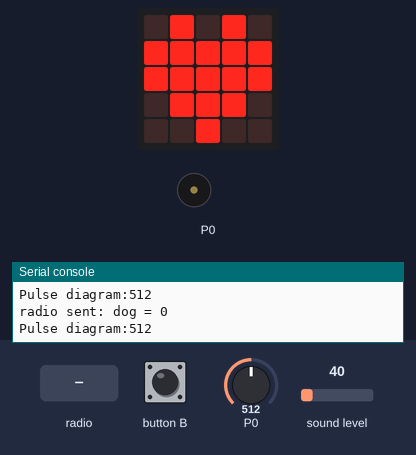
Bench run of a program on a simulated BBC micro:bit (MakeCode). Parts: the board's 5×5 LED display, buzzer (waves = sounding), the last lines printed to the serial console. The test bench sets the inputs (shaded band); at power-on: sound level 40, P0 = 512 (analog values on the 0–1023 scale). No radio messages arrive unless stated (any console line starting 'radio sent:' is added by the test bench).

Above: at 1.2 s.
1.3 s: radio message "violate=0" arrives
At 2.3 s:
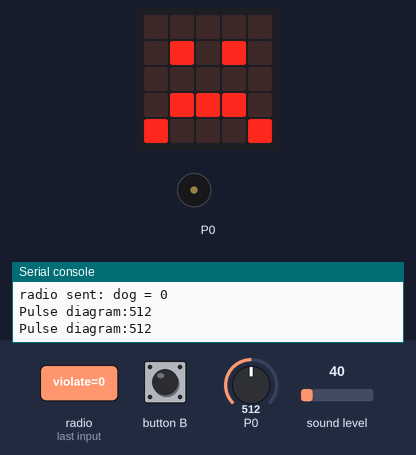
At 2.8 s:
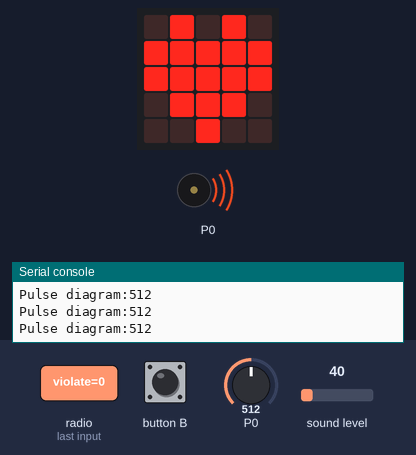
4.3 s: radio message "cali=0" arrives
At 4.7 s:
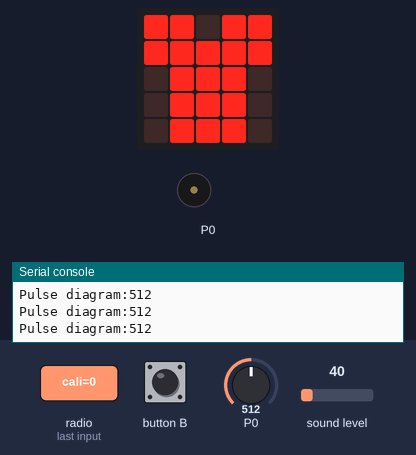
6.4 s: radio message "gotoilet=0" arrives
9.4 s: radio message "cali=3" arrives
At 12.1 s:
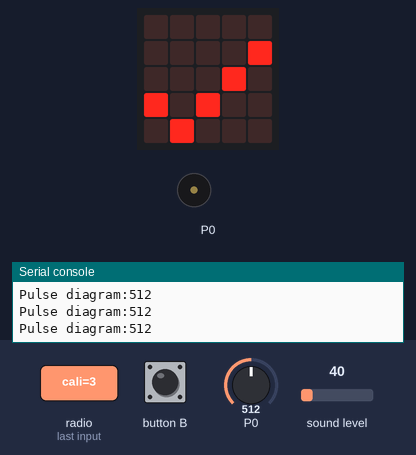
12.4 s: sound level set to 124
13.9 s: sound level set to 133
Timing chart, 0 to 16.4 s (numbered marks = the images above; inputs shaded):
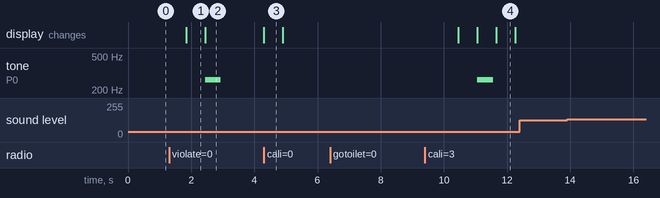

The program:

IoT_dog_final.py
```python
def on_button_pressed_b():
    global toilet_func, toilet_TimeCounter
    toilet_func = 1
    toilet_TimeCounter = 0
input.on_button_pressed(Button.B, on_button_pressed_b)

def on_gesture_shake():
    global steps
    steps += 1
input.on_gesture(Gesture.SHAKE, on_gesture_shake)

def on_received_value(name, value):
    if name == "violate" and value == DogNumber:
        basic.show_icon(IconNames.SAD)
        music.play_tone(262, music.beat(BeatFraction.WHOLE))
    if name == "gotoilet" and value == DogNumber:
        basic.show_icon(IconNames.ROLLERSKATE)
        music.play_tone(265, music.beat(BeatFraction.WHOLE))
    if name == "cali" and value == 0:
        basic.show_icon(IconNames.TSHIRT)
        basic.pause(500)
        for index in range(10):
            radio.send_value("cali", 1)
            basic.pause(500)
        radio.send_value("cali", 2)
    if name == "cali" and value == 3:
        basic.show_icon(IconNames.YES)
radio.on_received_value(on_received_value)

toilet_TimeCounter = 0
toilet_func = 0
startbpm = 0
pulse_out = 0
maxloud = 0
time1 = 0
delta_t = 0
bpm = 0
time2 = 0
counter = 0
PulseDet = 0
timeCounteronemin = 0
timeCounter = 0
DogNumber = 0
steps = 0
music.set_volume(177)
radio.set_group(107)
serial.redirect_to_usb()

def on_forever():
    global timeCounter, timeCounteronemin, toilet_TimeCounter, laststeps, maxloud
    basic.pause(1000)
    radio.send_value("dog", DogNumber)
    timeCounter += 1
    timeCounteronemin = 60
    if timeCounter >= 60:
        radio.send_string("steps:" + ("" + str(DogNumber)) + ":" + ("" + str(steps)))
        radio.send_string("loudness:" + ("" + str(DogNumber)) + ":" + ("" + str(maxloud)))
        timeCounter = 0
        maxloud = 0
    if toilet_func == 1:
        toilet_TimeCounter += 1
    if toilet_TimeCounter >= 86400:
        radio.send_value("toilettime", DogNumber)
        toilet_TimeCounter = 0
basic.forever(on_forever)

def on_forever2():
    # basic.show_number(pulse_out)
    basic.show_icon(IconNames.HEART)
basic.forever(on_forever2)

def on_forever3():
    global PulseDet
    PulseDet = pins.analog_read_pin(AnalogPin.P0)
basic.forever(on_forever3)

def on_forever4():
    serial.write_value("Pulse diagram", PulseDet)
    basic.pause(100)
basic.forever(on_forever4)

def on_forever5():
    global time2, bpm, delta_t, time1, counter, pulse_out
    if PulseDet > 670 and counter == 0:
        time2 = input.running_time()
        bpm += 1
        delta_t = time2 - time1
        time1 = time2
        counter = 1
        pulse_out = (60000 - 60000 % delta_t) / delta_t
    elif PulseDet <= 510 and counter == 1:
        counter = 0
basic.forever(on_forever5)

def on_forever6():
    global maxloud
    maxloud = max(maxloud,input.sound_level())
    if input.sound_level() > 128:
        radio.send_string("Too loud:" + ("" + str(DogNumber)) + ":" + ("" + str(input.sound_level())))
basic.forever(on_forever6)

def on_forever7():
    global startbpm, bpm
    startbpm = input.running_time()
    basic.pause(60000)
    if input.running_time() - startbpm > 60000:
        serial.write_value("BPM", bpm)
        basic.show_number(bpm)
        radio.send_string("bpm:" + ("" + str(DogNumber)) + ":" + ("" + str(bpm)))
        bpm = 0
basic.forever(on_forever7)
```

Measured:
- after the input at 1.3 s, tone on P0: silent → 262 Hz after 1.1 s, → silent 0.50 s later; the display: changes after 0.54 s (image 1)
- after the input at 4.3 s, the display: changes at once (image 3)
- after the input at 9.4 s, the display: first differs from a run without the input after 2.3 s (image 4)
- what the display in image 1 shows lasts 0.6 s, from 1.8 s to 2.4 s
